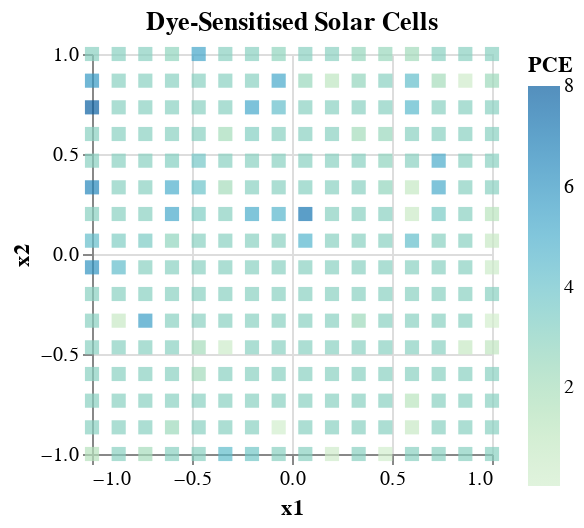

Notebook code for this chart:
### Markdown cell above
Visualise GTR

### Code cell
import altair as alt

dfclassmap = pd.DataFrame(gtr.optimizedModel.matX, columns=["x1","x2"])
dfclassmap["predicted_node_label"] = gtr.node_label

alt.Chart(dfclassmap).mark_square().encode(
    x='x1',
    y='x2',
    color=alt.Color(
        'predicted_node_label:Q',
        scale = alt.Scale(scheme='greenblue'),
        legend=alt.Legend(title="PCE")
    ),
    size=alt.value(50),
    tooltip=['x1','x2', 'predicted_node_label:Q']
).properties(title="Dye-Sensitised Solar Cells", width=200, height=200)

### Figure 1 — Vega-Lite specification as saved in the notebook (floating-point values rounded to 4 significant figures; data arrays with more than 128 entries replaced by an {"elided": "..."} marker saying what was removed)
{"config": {"view": {"continuousWidth": 400, "continuousHeight": 300}}, "data": {"name": "data-ff769d85f4077b80a000c40e2421f82c"}, "mark": "square", "encoding": {"color": {"field": "predicted_node_label", "legend": {"title": "PCE"}, "scale": {"scheme": "greenblue"}, "type": "quantitative"}, "size": {"value": 50}, "tooltip": [{"field": "x1", "type": "quantitative"}, {"field": "x2", "type": "quantitative"}, {"field": "predicted_node_label", "type": "quantitative"}], "x": {"field": "x1", "type": "quantitative"}, "y": {"field": "x2", "type": "quantitative"}}, "height": 200, "title": "Dye-Sensitised Solar Cells", "width": 200, "$schema": "https://vega.github.io/schema/vega-lite/v4.17.0.json", "datasets": {"data-ff769d85f4077b80a000c40e2421f82c": {"elided": "256 records"}}}
